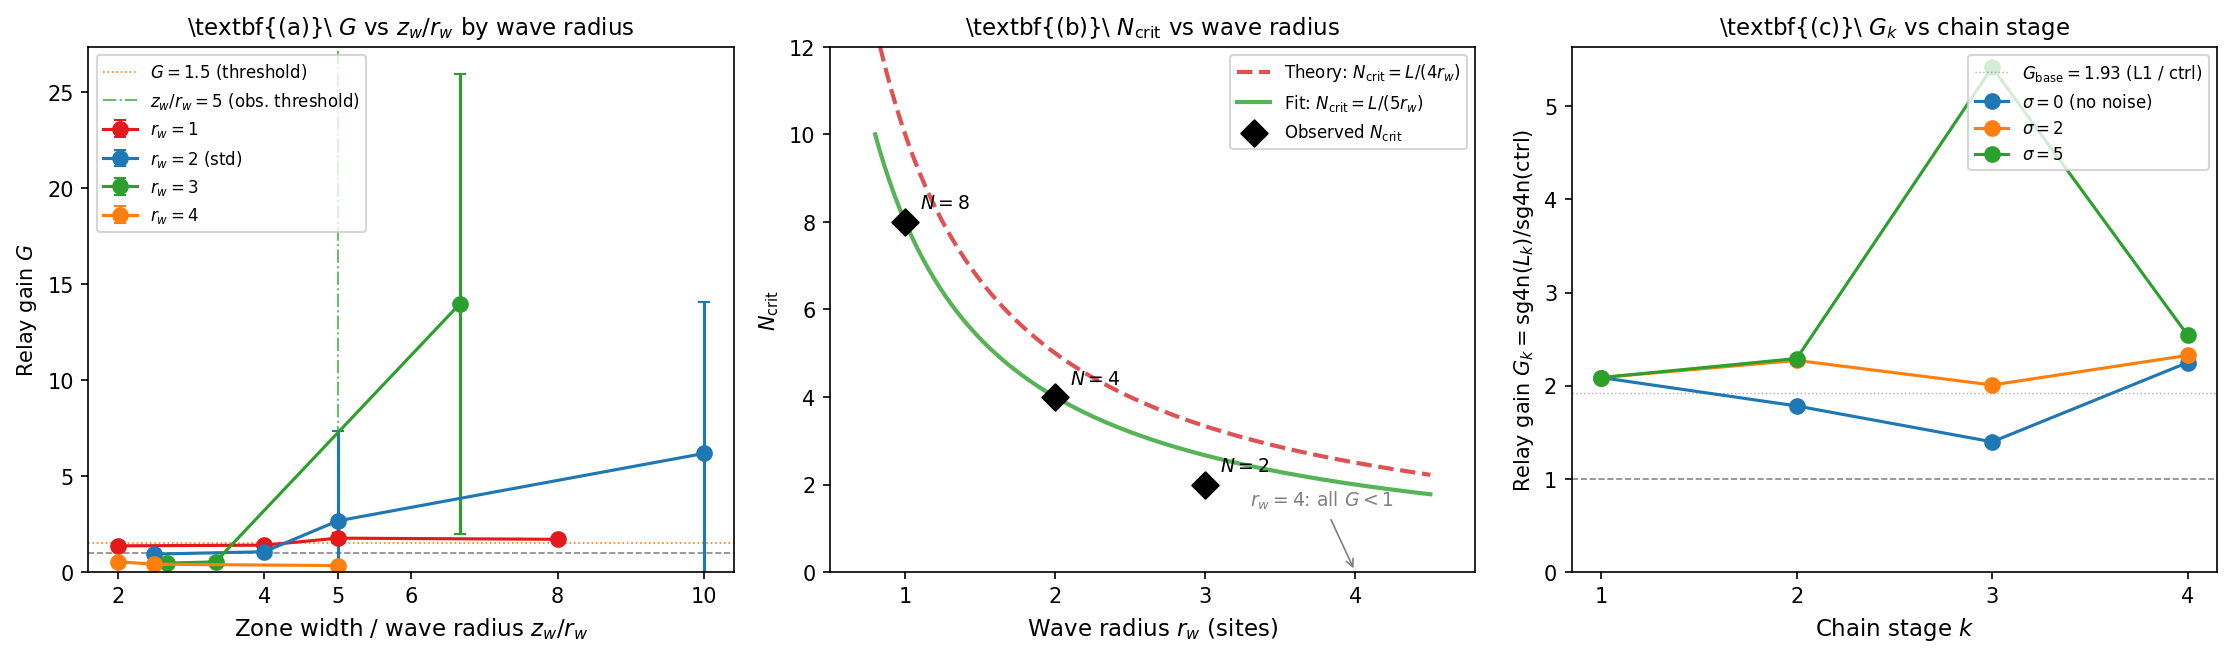

Write the Python code that produced this figure.
"""
paper37_figure1.py -- Figure 1 for Paper 37: r_wave sweep + k-stage relay chain

Three panels:
  (a) G vs zw/r_wave, colored by r_wave -- shows collapse onto common threshold
      except r_wave=4 which is suppressed by over-perturbation
  (b) N_crit vs r_wave (log-log): observed vs L/(4*r_wave) and L/(5*r_wave) predictions
  (c) G_k vs k for sigma in {0, 2, 5}: chain relay -- no compounding
"""
import json, math, numpy as np, matplotlib
matplotlib.use("Agg")
import matplotlib.pyplot as plt
from collections import defaultdict

RES = "results/paper37_results.json"
with open(RES) as f: data = json.load(f)

by = defaultdict(list)
for r in data:
    by[(r['exp'], r.get('r_wave'), r.get('n_zones'), r.get('coupling'),
        r.get('sigma'), r.get('k_stages'))].append(r)

def mn(lst):
    v = [x for x in lst if not math.isnan(x)]
    return float(np.mean(v)) if v else float('nan')

HALF = 40

# ── Exp A: G(N) per r_wave ──────────────────────────────────────────────────
R_WAVE_SWEEP = [1, 2, 3, 4]
N_PER_RWAVE = {1:[5,8,10,20], 2:[2,4,5,8], 3:[2,4,5], 4:[2,4,5]}

COLORS_RW = {1:'#e31a1c', 2:'#1f77b4', 3:'#2ca02c', 4:'#ff7f0e'}
LABELS_RW = {1:r'$r_w=1$', 2:r'$r_w=2$ (std)', 3:r'$r_w=3$', 4:r'$r_w=4$'}

gdata_A = {}   # {rw: [(zw_rw, G, se), ...]}
ncrit_obs = {}

for rw in R_WAVE_SWEEP:
    pts = []
    for N in N_PER_RWAVE[rw]:
        geo  = by[('A', rw, N, 'geo', None, None)]
        ctrl = by[('A', rw, N, 'ctrl', None, None)]
        if not geo or not ctrl: continue
        sg_list = [r.get('l2_sg4n', float('nan')) for r in geo]
        sc_list = [r.get('l2_sg4n', float('nan')) for r in ctrl]
        sg = mn(sg_list); sc = mn(sc_list)
        G  = sg/sc if sc > 1e-6 else float('nan')
        seed_Gs = [g/c for g, c in zip(sg_list, sc_list)
                   if not math.isnan(g) and not math.isnan(c) and c > 1e-6]
        se = float(np.std(seed_Gs, ddof=1)/math.sqrt(len(seed_Gs))) if len(seed_Gs)>1 else 0
        zw = HALF // N
        pts.append((zw/rw, G, se, N))
    pts.sort()
    gdata_A[rw] = pts
    nc_obs = max((N for _, G, _, N in pts if not math.isnan(G) and G > 1.5), default=float('nan'))
    ncrit_obs[rw] = nc_obs

# ── Exp B: k-stage chain ────────────────────────────────────────────────────
SIGMA_SWEEP = [0, 2, 5]
K_STAGES = [1, 2, 3, 4]
COLORS_SIG = {0:'#1f77b4', 2:'#ff7f0e', 5:'#2ca02c'}
LABELS_SIG = {0:r'$\sigma=0$ (no noise)', 2:r'$\sigma=2$', 5:r'$\sigma=5$'}

# Ctrl baseline: B_ctrl records have l1_sg4n and ctrl_sg4n
ctrl_runs = [r for r in data if r.get('exp') == 'B_ctrl']
ctrl_sg4n = mn([r.get('ctrl_sg4n', float('nan')) for r in ctrl_runs])
l1_sg4n_base = mn([r.get('l1_sg4n', float('nan')) for r in ctrl_runs])

# Exp B records have sg4ns: list of sg4n per stage (sg4ns[0]=L1, sg4ns[-1]=Lk)
b_runs = [r for r in data if r.get('exp') == 'B']

gdata_B = {}   # {sigma: [(k, G_k, ratio), ...]}
for sigma in SIGMA_SWEEP:
    pts = []
    for k in K_STAGES:
        runs = [r for r in b_runs if r.get('sigma')==sigma and r.get('k_stages')==k]
        if not runs: continue
        l1_vals = [r['sg4ns'][0] for r in runs if r.get('sg4ns')]
        lk_vals = [r['sg4ns'][-1] for r in runs if r.get('sg4ns')]
        l1 = mn(l1_vals); lk = mn(lk_vals)
        G_k = lk / ctrl_sg4n if ctrl_sg4n > 1e-6 else float('nan')
        ratio = lk / l1 if l1 > 1e-6 else float('nan')
        pts.append((k, G_k, ratio))
    gdata_B[sigma] = pts

# ── Figure ───────────────────────────────────────────────────────────────────
fig, axes = plt.subplots(1, 3, figsize=(15, 4.5))
GRAY = '#888888'; ORANGE = '#ff7f0e'; GREEN = '#2ca02c'; RED = '#d62728'

# ─── Panel A: G vs zw/r_wave ─────────────────────────────────────────────
ax = axes[0]
ax.axhline(1.0, color=GRAY, lw=0.8, ls='--', zorder=0)
ax.axhline(1.5, color=ORANGE, lw=0.8, ls=':', zorder=0, label=r'$G=1.5$ (threshold)')
ax.axvline(5.0, color=GREEN, lw=1.0, ls='-.', zorder=0, alpha=0.7,
           label=r'$z_w/r_w=5$ (obs. threshold)')

for rw in R_WAVE_SWEEP:
    pts = gdata_A[rw]
    xs = [p[0] for p in pts]; Gs=[p[1] for p in pts]; ses=[p[2] for p in pts]
    ax.errorbar(xs, Gs, yerr=ses, fmt='o-', color=COLORS_RW[rw], ms=7, capsize=3,
                lw=1.5, label=LABELS_RW[rw], zorder=2)

ax.set_xlabel(r'Zone width / wave radius $z_w / r_w$', fontsize=11)
ax.set_ylabel(r'Relay gain $G$', fontsize=10)
ax.set_title(r'\textbf{(a)}\ $G$ vs $z_w/r_w$ by wave radius', fontsize=11)
ax.legend(fontsize=8, loc='upper left')
ax.set_ylim(bottom=0)
ax.set_xticks([2, 4, 5, 6, 8, 10])

# ─── Panel B: N_crit vs r_wave ───────────────────────────────────────────
ax = axes[1]
rw_fine = np.linspace(0.8, 4.5, 200)
# Prediction: N_crit = HALF/(4*r_wave)
nc_pred4 = HALF / (4 * rw_fine)
ax.plot(rw_fine, nc_pred4, '--', color=RED, lw=2, alpha=0.8,
        label=r'Theory: $N_\mathrm{crit}=L/(4r_w)$')
# Empirical fit: N_crit = HALF/(5*r_wave)
nc_pred5 = HALF / (5 * rw_fine)
ax.plot(rw_fine, nc_pred5, '-', color=GREEN, lw=2, alpha=0.8,
        label=r'Fit: $N_\mathrm{crit}=L/(5r_w)$')

# Observed
Rws_obs = [rw for rw in R_WAVE_SWEEP if not math.isnan(ncrit_obs[rw])]
Nc_obs  = [ncrit_obs[rw] for rw in Rws_obs]
ax.scatter(Rws_obs, Nc_obs, s=80, zorder=5, color='k', marker='D',
           label=r'Observed $N_\mathrm{crit}$')
for rw, nc in zip(Rws_obs, Nc_obs):
    ax.annotate(rf'$N={nc:.0f}$', xy=(rw, nc), xytext=(rw+0.1, nc+0.3), fontsize=9)

# r_wave=4 annotation (all G<1)
ax.annotate(r'$r_w=4$: all $G<1$', xy=(4, 0), xytext=(3.3, 1.5),
            fontsize=9, color='gray',
            arrowprops=dict(arrowstyle='->', color='gray', lw=0.8))

ax.set_xlabel(r'Wave radius $r_w$ (sites)', fontsize=11)
ax.set_ylabel(r'$N_\mathrm{crit}$', fontsize=10)
ax.set_title(r'\textbf{(b)}\ $N_\mathrm{crit}$ vs wave radius', fontsize=11)
ax.legend(fontsize=8, loc='upper right')
ax.set_ylim(0, 12)
ax.set_xlim(0.5, 4.8)
ax.set_xticks([1, 2, 3, 4])

# ─── Panel C: G_k vs k (chain) ───────────────────────────────────────────
ax = axes[2]
ax.axhline(1.0, color=GRAY, lw=0.8, ls='--', zorder=0)

# G_baseline from B_ctrl: l1_sg4n / ctrl_sg4n
G_base = l1_sg4n_base / ctrl_sg4n if ctrl_sg4n > 1e-6 else float('nan')
ax.axhline(G_base, color='gray', lw=0.7, ls=':', alpha=0.6, zorder=0,
           label=rf'$G_\mathrm{{base}}={G_base:.2f}$ (L1 / ctrl)')

for sigma in SIGMA_SWEEP:
    pts = gdata_B[sigma]
    ks = [p[0] for p in pts]; Gks = [p[1] for p in pts]
    ax.plot(ks, Gks, 'o-', color=COLORS_SIG[sigma], ms=7, lw=1.5,
            label=LABELS_SIG[sigma], zorder=2)

ax.set_xlabel(r'Chain stage $k$', fontsize=11)
ax.set_ylabel(r'Relay gain $G_k = \mathrm{sg4n}(L_k) / \mathrm{sg4n}(\mathrm{ctrl})$', fontsize=10)
ax.set_title(r'\textbf{(c)}\ $G_k$ vs chain stage', fontsize=11)
ax.legend(fontsize=8, loc='upper right')
ax.set_xticks([1, 2, 3, 4])
ax.set_ylim(bottom=0)

plt.tight_layout()
fig.savefig('paper37_figure1.png', dpi=150, bbox_inches='tight')
fig.savefig('paper37_figure1.pdf', bbox_inches='tight')
print("Saved paper37_figure1.png / .pdf")

# ── Print summary ──────────────────────────────────────────────────────────
print("\n=== Panel A: G(zw/rw) per r_wave ===")
for rw in R_WAVE_SWEEP:
    print(f"\n  r_wave={rw}  N_crit_pred_4={HALF/(4*rw):.1f}  N_crit_pred_5={HALF/(5*rw):.1f}  N_crit_obs={ncrit_obs[rw]}")
    print(f"  {'N':>4} {'zw':>4} {'zw/rw':>7} {'G':>8} {'SE':>6}")
    for zwr, G, se, N in gdata_A[rw]:
        zw = HALF // N
        print(f"  {N:4d} {zw:4d} {zwr:7.2f} {G:8.3f} {se:6.3f}")

print("\n=== Panel B: N_crit scaling ===")
print(f"  {'r_wave':>8} {'N_crit/pred4':>14} {'N_crit/pred5':>14} {'obs':>6}")
for rw in [1,2,3]:
    nc = ncrit_obs[rw]
    if not math.isnan(nc):
        print(f"  {rw:8d} {nc/(HALF/(4*rw)):14.2f} {nc/(HALF/(5*rw)):14.2f} {nc:6.0f}")

print("\n=== Panel C: chain G_k ===")
print(f"  ctrl_sg4n={ctrl_sg4n:.4f}")
for sigma in SIGMA_SWEEP:
    print(f"\n  sigma={sigma}")
    print(f"  {'k':>4} {'G_k':>8} {'ratio_Lk/L1':>12}")
    for k, Gk, ratio in gdata_B[sigma]:
        print(f"  {k:4d} {Gk:8.3f} {ratio:12.3f}")
